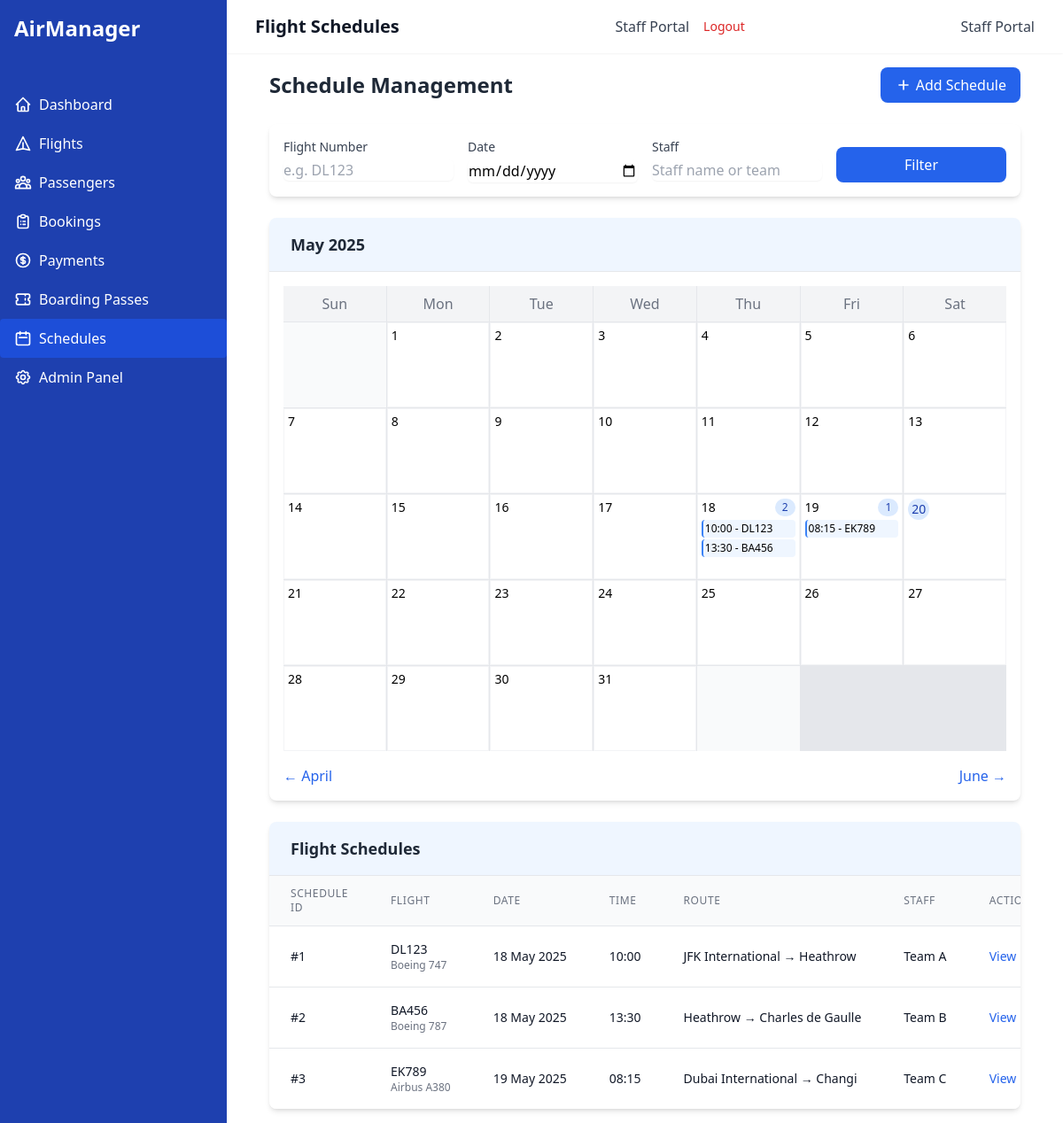
/schedules/ (signed in), run on an earlier commit of the app's database.
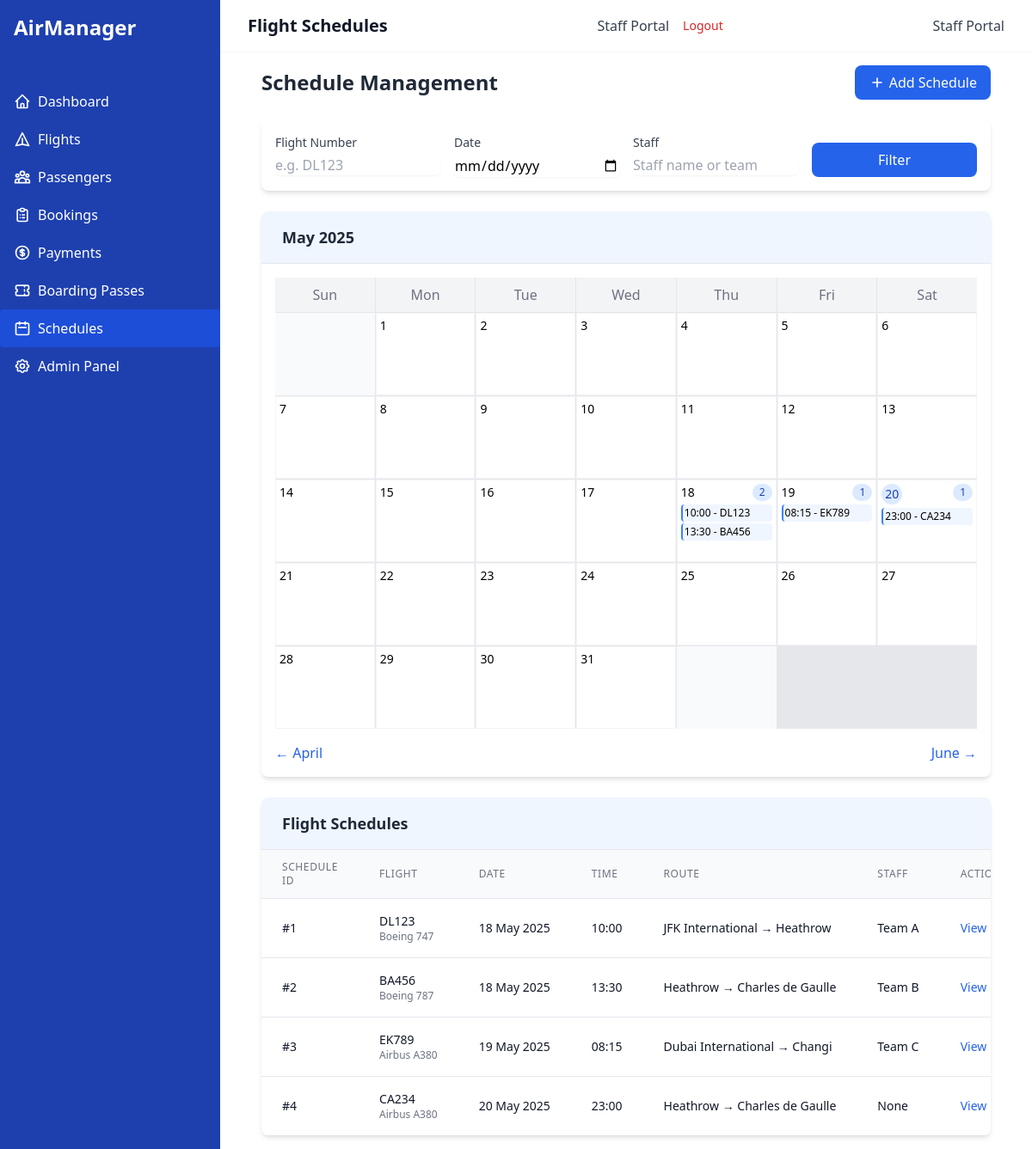
And on a later commit of the database.
### airline_app/models.py (models this page shows, shortened)
class Schedule(models.Model):
    schedule_id = models.AutoField(primary_key=True)
    date = models.DateField()
    time = models.TimeField()
    flight = models.ForeignKey(Flight, on_delete=models.CASCADE, related_name='schedules')
    staff = models.CharField(max_length=100, blank=True, null=True)
    class Meta:
        ordering = ['date', 'time']

class Flight(models.Model):
    flight_id = models.AutoField(primary_key=True)
    flight_number = models.CharField(max_length=10, unique=True)
    departure_time = models.DateTimeField()
    arrival_time = models.DateTimeField()
    source_airport = models.ForeignKey(Airport, on_delete=models.CASCADE, related_name='departing_flights')
    destination_airport = models.ForeignKey(Airport, on_delete=models.CASCADE, related_name='arriving_flights')
    aircraft = models.ForeignKey(Aircraft, on_delete=models.CASCADE, related_name='flights')
    crew = models.ManyToManyField(CrewMember, related_name='flights')

class Aircraft(models.Model):
    aircraft_id = models.AutoField(primary_key=True)
    model = models.CharField(max_length=50)
    capacity = models.PositiveIntegerField()
    manufacturer = models.CharField(max_length=100)
    airline = models.CharField(max_length=100)

class Airport(models.Model):
    airport_id = models.AutoField(primary_key=True)
    airport_name = models.CharField(max_length=100)
    location = models.CharField(max_length=100)
    country = models.CharField(max_length=50)

### airline_app/views.py (the view, shortened to what this page needs)
# urls.py: path('schedules/', views.ScheduleListView.as_view(), name='schedule-list'),
class ScheduleListView(LoginRequiredMixin, ListView):
    model = Schedule
    template_name = 'airline_app/schedule_list.html'
    context_object_name = 'schedules'
    paginate_by = 10
    def get_queryset(self):
        queryset = Schedule.objects.all()
        flight = self.request.GET.get('flight', '')
        if flight:
            queryset = queryset.filter(flight__flight_number__icontains=flight)
        staff = self.request.GET.get('staff', '')
        if staff:
            queryset = queryset.filter(staff__icontains=staff)
        date_filter = self.request.GET.get('date', '')
        if date_filter:
            try:
                date_obj = datetime.strptime(date_filter, '%Y-%m-%d').date()
                queryset = queryset.filter(date=date_obj)
            except ValueError:
                pass
        return queryset
    def get_context_data(self, **kwargs):
        context = super().get_context_data(**kwargs)
        today = date.today()
        year = int(self.request.GET.get('year', today.year))
        month = int(self.request.GET.get('month', today.month))
        month_schedules = Schedule.objects.filter(date__year=year, date__month=month)
        calendar_data = get_calendar_data(year, month, month_schedules)
        context.update(calendar_data)
        return context

### airline_app/templates/airline_app/schedule_list.html (shortened to what this page needs)
{% extends 'airline_app/base.html' %}
{% block header %}Flight Schedules{% endblock %}
{% block content %}
<div class="mb-6 flex justify-between items-center">
    <h2 class="text-2xl font-bold text-gray-800">Schedule Management</h2>
    <a href="{% url 'schedule-create' %}" class="bg-blue-600 hover:bg-blue-700 text-white font-medium py-2 px-4 rounded-lg flex items-center transition-colors">
        <svg class="w-5 h-5 mr-1" fill="none" stroke="currentColor" viewBox="0 0 24 24" xmlns="http://www.w3.org/2000/svg">
            <path stroke-linecap="round" stroke-linejoin="round" stroke-width="2" d="M12 6v6m0 0v6m0-6h6m-6 0H6"></path>
        </svg>
        Add Schedule
    </a>
</div>
<div class="bg-white rounded-lg shadow-md p-4 mb-6">
    <form method="get" class="grid grid-cols-1 sm:grid-cols-2 lg:grid-cols-4 gap-4">
        <div>
            <label class="block text-sm font-medium text-gray-700 mb-1">Flight Number</label>
            <input type="text" name="flight" value="{{ request.GET.flight }}" placeholder="e.g. DL123"
                   class="w-full rounded-md border-gray-300 shadow-sm focus:border-blue-500 focus:ring focus:ring-blue-500 focus:ring-opacity-50">
        </div>
        <div>
            <label class="block text-sm font-medium text-gray-700 mb-1">Date</label>
            <input type="date" name="date" value="{{ request.GET.date }}"
                   class="w-full rounded-md border-gray-300 shadow-sm focus:border-blue-500 focus:ring focus:ring-blue-500 focus:ring-opacity-50">
        </div>
        <div>
            <label class="block text-sm font-medium text-gray-700 mb-1">Staff</label>
            <input type="text" name="staff" value="{{ request.GET.staff }}" placeholder="Staff name or team"
                   class="w-full rounded-md border-gray-300 shadow-sm focus:border-blue-500 focus:ring focus:ring-blue-500 focus:ring-opacity-50">
        </div>
        <div class="flex items-end">
            <button type="submit" class="w-full bg-blue-600 hover:bg-blue-700 text-white font-medium py-2 px-4 rounded-lg transition-colors">
                Filter
            </button>
        </div>
    </form>
</div>
<div class="mb-6">
    <div class="bg-white rounded-lg shadow-md overflow-hidden">
        <div class="bg-blue-50 px-6 py-4 border-b border-gray-200">
            <h2 class="text-lg font-semibold text-gray-800">{{ current_month_name }} {{ current_year }}</h2>
        </div>
        <div class="p-4">
            <div class="grid grid-cols-7 gap-px bg-gray-200">
                <div class="bg-gray-100 text-center py-2 font-medium text-gray-500">Sun</div>
                <div class="bg-gray-100 text-center py-2 font-medium text-gray-500">Mon</div>
                <div class="bg-gray-100 text-center py-2 font-medium text-gray-500">Tue</div>
                <div class="bg-gray-100 text-center py-2 font-medium text-gray-500">Wed</div>
                <div class="bg-gray-100 text-center py-2 font-medium text-gray-500">Thu</div>
                <div class="bg-gray-100 text-center py-2 font-medium text-gray-500">Fri</div>
                <div class="bg-gray-100 text-center py-2 font-medium text-gray-500">Sat</div>
                {% for week in calendar_weeks %}
                    {% for day, day_schedules in week.items %}
                        {% if day == 0 %}
                        <div class="bg-gray-50 h-24 p-1"></div>
                        {% else %}
                        <div class="bg-white h-24 p-1 relative overflow-hidden border border-gray-100">
                            <div class="flex justify-between items-start">
                                <span class="text-sm font-medium {% if day == today_day and current_month == today_month and current_year == today_year %}bg-blue-100 text-blue-800 rounded-full w-6 h-6 flex items-center justify-center{% endif %}">
                                    {{ day }}
                                </span>
                                {% if day_schedules %}
                                <span class="text-xs bg-blue-100 text-blue-800 rounded-full px-2 py-0.5">
                                    {{ day_schedules|length }}
                                </span>
                                {% endif %}
                            </div>
                            <div class="mt-1 overflow-y-auto max-h-16">
                                {% for schedule in day_schedules %}
                                <div class="text-xs p-0.5 mb-0.5 rounded bg-blue-50 border-l-2 border-blue-500 truncate">
                                    {{ schedule.time|date:"H:i" }} - {{ schedule.flight.flight_number }}
                                </div>
                                {% endfor %}
                            </div>
                        </div>
                        {% endif %}
                    {% endfor %}
                {% endfor %}
            </div>
            <div class="flex justify-between items-center mt-4">
                <a href="?month={{ prev_month }}&year={{ prev_year }}{% for key, value in request.GET.items %}{% if key != 'month' and key != 'year' and key != 'page' %}&{{ key }}={{ value }}{% endif %}{% endfor %}"
                class="text-blue-600 hover:text-blue-800">
                    &larr; {{ prev_month_name }}
                </a>
                <a href="?month={{ next_month }}&year={{ next_year }}{% for key, value in request.GET.items %}{% if key != 'month' and key != 'year' and key != 'page' %}&{{ key }}={{ value }}{% endif %}{% endfor %}"
                class="text-blue-600 hover:text-blue-800">
                    {{ next_month_name }} &rarr;
                </a>
            </div>
        </div>
    </div>
</div>
<div class="bg-white rounded-lg shadow-md overflow-hidden">
    <div class="bg-blue-50 px-6 py-4 border-b border-gray-200">
        <h2 class="text-lg font-semibold text-gray-800">Flight Schedules</h2>
    </div>
    <div class="overflow-x-auto">
        <table class="min-w-full divide-y divide-gray-200">
            <thead class="bg-gray-50">
                <tr>
                    <th class="px-6 py-3 text-left text-xs font-medium text-gray-500 uppercase tracking-wider">Schedule ID</th>
                    <th class="px-6 py-3 text-left text-xs font-medium text-gray-500 uppercase tracking-wider">Flight</th>
                    <th class="px-6 py-3 text-left text-xs font-medium text-gray-500 uppercase tracking-wider">Date</th>
                    <th class="px-6 py-3 text-left text-xs font-medium text-gray-500 uppercase tracking-wider">Time</th>
                    <th class="px-6 py-3 text-left text-xs font-medium text-gray-500 uppercase tracking-wider">Route</th>
                    <th class="px-6 py-3 text-left text-xs font-medium text-gray-500 uppercase tracking-wider">Staff</th>
                    <th class="px-6 py-3 text-left text-xs font-medium text-gray-500 uppercase tracking-wider">Actions</th>
                </tr>
            </thead>
            <tbody class="bg-white divide-y divide-gray-200">
                {% for schedule in schedules %}
                <tr class="hover:bg-gray-50 transition-colors">
                    <td class="px-6 py-4 whitespace-nowrap">
                        <div class="text-sm font-medium text-gray-900">#{{ schedule.schedule_id }}</div>
                    </td>
                    <td class="px-6 py-4 whitespace-nowrap">
                        <div class="text-sm font-medium text-gray-900">{{ schedule.flight.flight_number }}</div>
                        <div class="text-xs text-gray-500">{{ schedule.flight.aircraft.model }}</div>
                    </td>
                    <td class="px-6 py-4 whitespace-nowrap">
                        <div class="text-sm text-gray-900">{{ schedule.date|date:"d M Y" }}</div>
                    </td>
                    <td class="px-6 py-4 whitespace-nowrap text-sm text-gray-900">
                        {{ schedule.time|date:"H:i" }}
                    </td>
                    <td class="px-6 py-4 whitespace-nowrap">
                        <div class="text-sm text-gray-900">
                            {{ schedule.flight.source_airport.airport_name }} → {{ schedule.flight.destination_airport.airport_name }}
                        </div>
                    </td>
                    <td class="px-6 py-4 whitespace-nowrap text-sm text-gray-900">
                        {{ schedule.staff }}
                    </td>
                    <td class="px-6 py-4 whitespace-nowrap text-sm text-gray-500">
                        <a href="{% url 'flight-detail' schedule.flight.pk %}" class="text-blue-600 hover:text-blue-900 mr-3">View Flight</a>
                    </td>
                </tr>
                {% empty %}
                <tr>
                    <td colspan="7" class="px-6 py-4 text-center text-gray-500">No schedules found matching your criteria.</td>
                </tr>
                {% endfor %}
            </tbody>
        </table>
    </div>
</div>
{% endblock %}

What changed in the data, as far as the page shows it:
added Schedule: day "20", day_schedules "1", time "23:00", flight.flight_number "CA234", schedule_id "4", flight.aircraft.model "Airbus A380", date "20 May 2025", flight.source_airport.airport_name "Heathrow", flight.destination_airport.airport_name "Charles de Gaulle", staff "None"
Also different on the page:
list line gone: "20"
